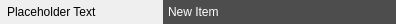
<?xml version="1.0" encoding="UTF-8"?>
<ui version="4.0">
 <class>ComboBox</class>
 <widget class="QWidget" name="ComboBox">
  <property name="geometry">
   <rect>
    <x>0</x>
    <y>0</y>
    <width>396</width>
    <height>24</height>
   </rect>
  </property>
  <property name="windowTitle">
   <string>Form</string>
  </property>
  <property name="styleSheet">
   <string notr="true">/*
*=== DropDown Style Settings ==================================================
*/

QComboBox {
    background: #4D4D4D;
	color: white;
	border:  0;
}

QComboBox QAbstractItemView {
    background-color: #4D4D4D;
    selection-background-color: #303030;
	border: 0;
	outline: none;
}

QComboBox::drop-down {
	border:  0;
	background: #4D4D4D;
}

QComboBox::down-arrow {
	image: url(:app/icons/dropdown.png);
	width: 18px;
	height: 14px;
 }</string>
  </property>
  <layout class="QHBoxLayout" name="horizontalLayout">
   <property name="leftMargin">
    <number>7</number>
   </property>
   <property name="topMargin">
    <number>0</number>
   </property>
   <property name="rightMargin">
    <number>0</number>
   </property>
   <property name="bottomMargin">
    <number>0</number>
   </property>
   <item>
    <widget class="QLabel" name="label">
     <property name="enabled">
      <bool>true</bool>
     </property>
     <property name="sizePolicy">
      <sizepolicy hsizetype="MinimumExpanding" vsizetype="Preferred">
       <horstretch>0</horstretch>
       <verstretch>0</verstretch>
      </sizepolicy>
     </property>
     <property name="minimumSize">
      <size>
       <width>0</width>
       <height>0</height>
      </size>
     </property>
     <property name="maximumSize">
      <size>
       <width>150</width>
       <height>16777215</height>
      </size>
     </property>
     <property name="text">
      <string>Placeholder Text</string>
     </property>
     <property name="alignment">
      <set>Qt::AlignLeading|Qt::AlignLeft|Qt::AlignVCenter</set>
     </property>
     <property name="margin">
      <number>0</number>
     </property>
    </widget>
   </item>
   <item>
    <widget class="QComboBox" name="comboBox">
     <property name="enabled">
      <bool>true</bool>
     </property>
     <property name="sizePolicy">
      <sizepolicy hsizetype="Preferred" vsizetype="Preferred">
       <horstretch>0</horstretch>
       <verstretch>0</verstretch>
      </sizepolicy>
     </property>
     <property name="currentText">
      <string>New Item</string>
     </property>
     <item>
      <property name="text">
       <string>New Item</string>
      </property>
     </item>
    </widget>
   </item>
  </layout>
 </widget>
 <resources/>
 <connections/>
</ui>
